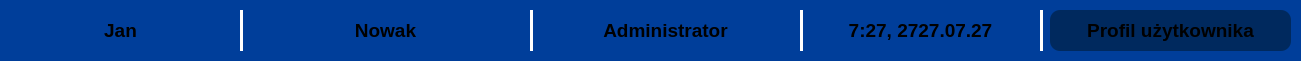
     <widget class="QFrame" name="frame_25">
      <property name="geometry">
       <rect>
        <x>30</x>
        <y>10</y>
        <width>1301</width>
        <height>61</height>
       </rect>
      </property>
      <property name="styleSheet">
       <string notr="true">background-color: rgb(0, 62, 154);
border-radius: 10px;</string>
      </property>
      <property name="frameShape">
       <enum>QFrame::Shape::StyledPanel</enum>
      </property>
      <property name="frameShadow">
       <enum>QFrame::Shadow::Raised</enum>
      </property>
      <widget class="Line" name="line_8">
       <property name="geometry">
        <rect>
         <x>530</x>
         <y>10</y>
         <width>3</width>
         <height>41</height>
        </rect>
       </property>
       <property name="styleSheet">
        <string notr="true">background-color: white;</string>
       </property>
       <property name="orientation">
        <enum>Qt::Orientation::Vertical</enum>
       </property>
      </widget>
      <widget class="Line" name="line_9">
       <property name="geometry">
        <rect>
         <x>1040</x>
         <y>10</y>
         <width>3</width>
         <height>41</height>
        </rect>
       </property>
       <property name="styleSheet">
        <string notr="true">background-color: white;</string>
       </property>
       <property name="orientation">
        <enum>Qt::Orientation::Vertical</enum>
       </property>
      </widget>
      <widget class="QLabel" name="label_26">
       <property name="geometry">
        <rect>
         <x>540</x>
         <y>10</y>
         <width>251</width>
         <height>41</height>
        </rect>
       </property>
       <property name="font">
        <font>
         <pointsize>14</pointsize>
         <bold>true</bold>
        </font>
       </property>
       <property name="layoutDirection">
        <enum>Qt::LayoutDirection::LeftToRight</enum>
       </property>
       <property name="styleSheet">
        <string notr="true"/>
       </property>
       <property name="text">
        <string>Administrator</string>
       </property>
       <property name="textFormat">
        <enum>Qt::TextFormat::RichText</enum>
       </property>
       <property name="alignment">
        <set>Qt::AlignmentFlag::AlignCenter</set>
       </property>
      </widget>
      <widget class="QLabel" name="label_27">
       <property name="geometry">
        <rect>
         <x>10</x>
         <y>10</y>
         <width>221</width>
         <height>41</height>
        </rect>
       </property>
       <property name="font">
        <font>
         <pointsize>14</pointsize>
         <bold>true</bold>
        </font>
       </property>
       <property name="layoutDirection">
        <enum>Qt::LayoutDirection::LeftToRight</enum>
       </property>
       <property name="styleSheet">
        <string notr="true"/>
       </property>
       <property name="text">
        <string>Jan</string>
       </property>
       <property name="textFormat">
        <enum>Qt::TextFormat::RichText</enum>
       </property>
       <property name="alignment">
        <set>Qt::AlignmentFlag::AlignCenter</set>
       </property>
      </widget>
      <widget class="QFrame" name="frame_29">
       <property name="geometry">
        <rect>
         <x>1050</x>
         <y>10</y>
         <width>241</width>
         <height>41</height>
        </rect>
       </property>
       <property name="styleSheet">
        <string notr="true">background-color: rgb(0, 41, 94);
border-radius: 10px;</string>
       </property>
       <property name="frameShape">
        <enum>QFrame::Shape::StyledPanel</enum>
       </property>
       <property name="frameShadow">
        <enum>QFrame::Shadow::Raised</enum>
       </property>
       <widget class="QFrame" name="frame_30">
        <property name="geometry">
         <rect>
          <x>270</x>
          <y>60</y>
          <width>841</width>
          <height>61</height>
         </rect>
        </property>
        <property name="styleSheet">
         <string notr="true">background-color: rgb(0, 62, 154);
border-radius: 10px;</string>
        </property>
        <property name="frameShape">
         <enum>QFrame::Shape::StyledPanel</enum>
        </property>
        <property name="frameShadow">
         <enum>QFrame::Shadow::Raised</enum>
        </property>
       </widget>
       <widget class="QLabel" name="label_28">
        <property name="geometry">
         <rect>
          <x>10</x>
          <y>0</y>
          <width>221</width>
          <height>41</height>
         </rect>
        </property>
        <property name="font">
         <font>
          <pointsize>14</pointsize>
          <bold>true</bold>
         </font>
        </property>
        <property name="layoutDirection">
         <enum>Qt::LayoutDirection::LeftToRight</enum>
        </property>
        <property name="styleSheet">
         <string notr="true"/>
        </property>
        <property name="text">
         <string>Profil użytkownika</string>
        </property>
        <property name="textFormat">
         <enum>Qt::TextFormat::RichText</enum>
        </property>
        <property name="alignment">
         <set>Qt::AlignmentFlag::AlignCenter</set>
        </property>
       </widget>
      </widget>
      <widget class="Line" name="line_24">
       <property name="geometry">
        <rect>
         <x>240</x>
         <y>10</y>
         <width>3</width>
         <height>41</height>
        </rect>
       </property>
       <property name="styleSheet">
        <string notr="true">background-color: white;</string>
       </property>
       <property name="orientation">
        <enum>Qt::Orientation::Vertical</enum>
       </property>
      </widget>
      <widget class="QLabel" name="label_29">
       <property name="geometry">
        <rect>
         <x>810</x>
         <y>10</y>
         <width>221</width>
         <height>41</height>
        </rect>
       </property>
       <property name="font">
        <font>
         <pointsize>14</pointsize>
         <bold>true</bold>
        </font>
       </property>
       <property name="layoutDirection">
        <enum>Qt::LayoutDirection::LeftToRight</enum>
       </property>
       <property name="styleSheet">
        <string notr="true"/>
       </property>
       <property name="text">
        <string>7:27, 2727.07.27</string>
       </property>
       <property name="textFormat">
        <enum>Qt::TextFormat::RichText</enum>
       </property>
       <property name="alignment">
        <set>Qt::AlignmentFlag::AlignCenter</set>
       </property>
      </widget>
      <widget class="QLabel" name="label_61">
       <property name="geometry">
        <rect>
         <x>260</x>
         <y>10</y>
         <width>251</width>
         <height>41</height>
        </rect>
       </property>
       <property name="font">
        <font>
         <pointsize>14</pointsize>
         <bold>true</bold>
        </font>
       </property>
       <property name="layoutDirection">
        <enum>Qt::LayoutDirection::LeftToRight</enum>
       </property>
       <property name="styleSheet">
        <string notr="true"/>
       </property>
       <property name="text">
        <string>Nowak</string>
       </property>
       <property name="textFormat">
        <enum>Qt::TextFormat::RichText</enum>
       </property>
       <property name="alignment">
        <set>Qt::AlignmentFlag::AlignCenter</set>
       </property>
      </widget>
      <widget class="Line" name="line_37">
       <property name="geometry">
        <rect>
         <x>800</x>
         <y>10</y>
         <width>3</width>
         <height>41</height>
        </rect>
       </property>
       <property name="styleSheet">
        <string notr="true">background-color: white;</string>
       </property>
       <property name="orientation">
        <enum>Qt::Orientation::Vertical</enum>
       </property>
      </widget>
     </widget>
